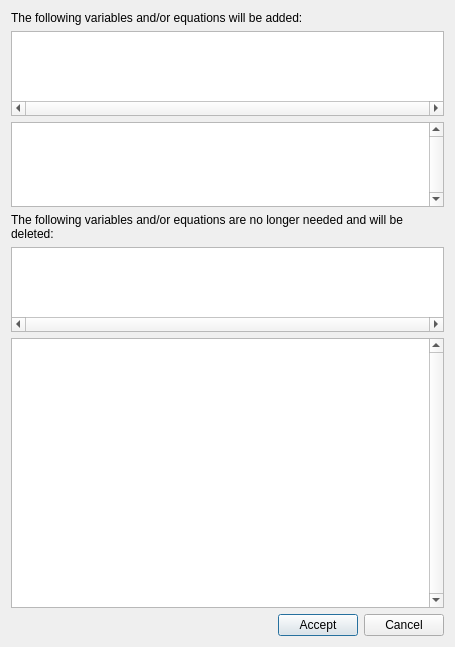
<?xml version="1.0" encoding="UTF-8"?>
<ui version="4.0">
 <class>entity_changes</class>
 <widget class="QDialog" name="entity_changes">
  <property name="geometry">
   <rect>
    <x>0</x>
    <y>0</y>
    <width>455</width>
    <height>647</height>
   </rect>
  </property>
  <property name="sizePolicy">
   <sizepolicy hsizetype="Preferred" vsizetype="MinimumExpanding">
    <horstretch>0</horstretch>
    <verstretch>0</verstretch>
   </sizepolicy>
  </property>
  <property name="windowTitle">
   <string>Entity Changes</string>
  </property>
  <layout class="QVBoxLayout" name="main_layout">
   <item>
    <widget class="QLabel" name="label_added">
     <property name="sizePolicy">
      <sizepolicy hsizetype="Preferred" vsizetype="Fixed">
       <horstretch>0</horstretch>
       <verstretch>0</verstretch>
      </sizepolicy>
     </property>
     <property name="text">
      <string>The following variables and/or equations will be added:</string>
     </property>
    </widget>
   </item>
   <item>
    <widget class="QListView" name="list_add_vars">
     <property name="sizePolicy">
      <sizepolicy hsizetype="Expanding" vsizetype="MinimumExpanding">
       <horstretch>0</horstretch>
       <verstretch>0</verstretch>
      </sizepolicy>
     </property>
     <property name="minimumSize">
      <size>
       <width>0</width>
       <height>70</height>
      </size>
     </property>
     <property name="maximumSize">
      <size>
       <width>16777215</width>
       <height>85</height>
      </size>
     </property>
     <property name="horizontalScrollBarPolicy">
      <enum>Qt::ScrollBarAlwaysOn</enum>
     </property>
     <property name="editTriggers">
      <set>QAbstractItemView::NoEditTriggers</set>
     </property>
     <property name="selectionMode">
      <enum>QAbstractItemView::NoSelection</enum>
     </property>
     <property name="horizontalScrollMode">
      <enum>QAbstractItemView::ScrollPerPixel</enum>
     </property>
     <property name="flow">
      <enum>QListView::LeftToRight</enum>
     </property>
    </widget>
   </item>
   <item>
    <widget class="QListView" name="list_add_eqs">
     <property name="sizePolicy">
      <sizepolicy hsizetype="Expanding" vsizetype="MinimumExpanding">
       <horstretch>0</horstretch>
       <verstretch>0</verstretch>
      </sizepolicy>
     </property>
     <property name="maximumSize">
      <size>
       <width>16777215</width>
       <height>85</height>
      </size>
     </property>
     <property name="verticalScrollBarPolicy">
      <enum>Qt::ScrollBarAlwaysOn</enum>
     </property>
     <property name="editTriggers">
      <set>QAbstractItemView::NoEditTriggers</set>
     </property>
     <property name="selectionMode">
      <enum>QAbstractItemView::NoSelection</enum>
     </property>
     <property name="verticalScrollMode">
      <enum>QAbstractItemView::ScrollPerPixel</enum>
     </property>
    </widget>
   </item>
   <item>
    <widget class="QLabel" name="label_deleted">
     <property name="sizePolicy">
      <sizepolicy hsizetype="Preferred" vsizetype="Fixed">
       <horstretch>0</horstretch>
       <verstretch>0</verstretch>
      </sizepolicy>
     </property>
     <property name="text">
      <string>The following variables and/or equations are no longer needed and will be deleted:</string>
     </property>
     <property name="wordWrap">
      <bool>true</bool>
     </property>
    </widget>
   </item>
   <item>
    <widget class="QListView" name="list_delete_vars">
     <property name="sizePolicy">
      <sizepolicy hsizetype="Expanding" vsizetype="MinimumExpanding">
       <horstretch>0</horstretch>
       <verstretch>0</verstretch>
      </sizepolicy>
     </property>
     <property name="minimumSize">
      <size>
       <width>0</width>
       <height>70</height>
      </size>
     </property>
     <property name="maximumSize">
      <size>
       <width>16777215</width>
       <height>85</height>
      </size>
     </property>
     <property name="horizontalScrollBarPolicy">
      <enum>Qt::ScrollBarAlwaysOn</enum>
     </property>
     <property name="editTriggers">
      <set>QAbstractItemView::NoEditTriggers</set>
     </property>
     <property name="selectionMode">
      <enum>QAbstractItemView::NoSelection</enum>
     </property>
     <property name="horizontalScrollMode">
      <enum>QAbstractItemView::ScrollPerPixel</enum>
     </property>
     <property name="flow">
      <enum>QListView::LeftToRight</enum>
     </property>
    </widget>
   </item>
   <item>
    <widget class="QListView" name="list_delete_eqs">
     <property name="sizePolicy">
      <sizepolicy hsizetype="Expanding" vsizetype="MinimumExpanding">
       <horstretch>0</horstretch>
       <verstretch>0</verstretch>
      </sizepolicy>
     </property>
     <property name="minimumSize">
      <size>
       <width>0</width>
       <height>260</height>
      </size>
     </property>
     <property name="verticalScrollBarPolicy">
      <enum>Qt::ScrollBarAlwaysOn</enum>
     </property>
     <property name="editTriggers">
      <set>QAbstractItemView::NoEditTriggers</set>
     </property>
     <property name="selectionMode">
      <enum>QAbstractItemView::NoSelection</enum>
     </property>
     <property name="verticalScrollMode">
      <enum>QAbstractItemView::ScrollPerPixel</enum>
     </property>
    </widget>
   </item>
   <item>
    <layout class="QHBoxLayout" name="horizontalLayout">
     <item>
      <spacer name="horizontalSpacer">
       <property name="orientation">
        <enum>Qt::Horizontal</enum>
       </property>
       <property name="sizeHint" stdset="0">
        <size>
         <width>40</width>
         <height>20</height>
        </size>
       </property>
      </spacer>
     </item>
     <item>
      <widget class="QPushButton" name="pbutton_accept">
       <property name="text">
        <string>Accept</string>
       </property>
      </widget>
     </item>
     <item>
      <widget class="QPushButton" name="pbutton_cancel">
       <property name="text">
        <string>Cancel</string>
       </property>
      </widget>
     </item>
    </layout>
   </item>
  </layout>
 </widget>
 <resources/>
 <connections/>
</ui>
